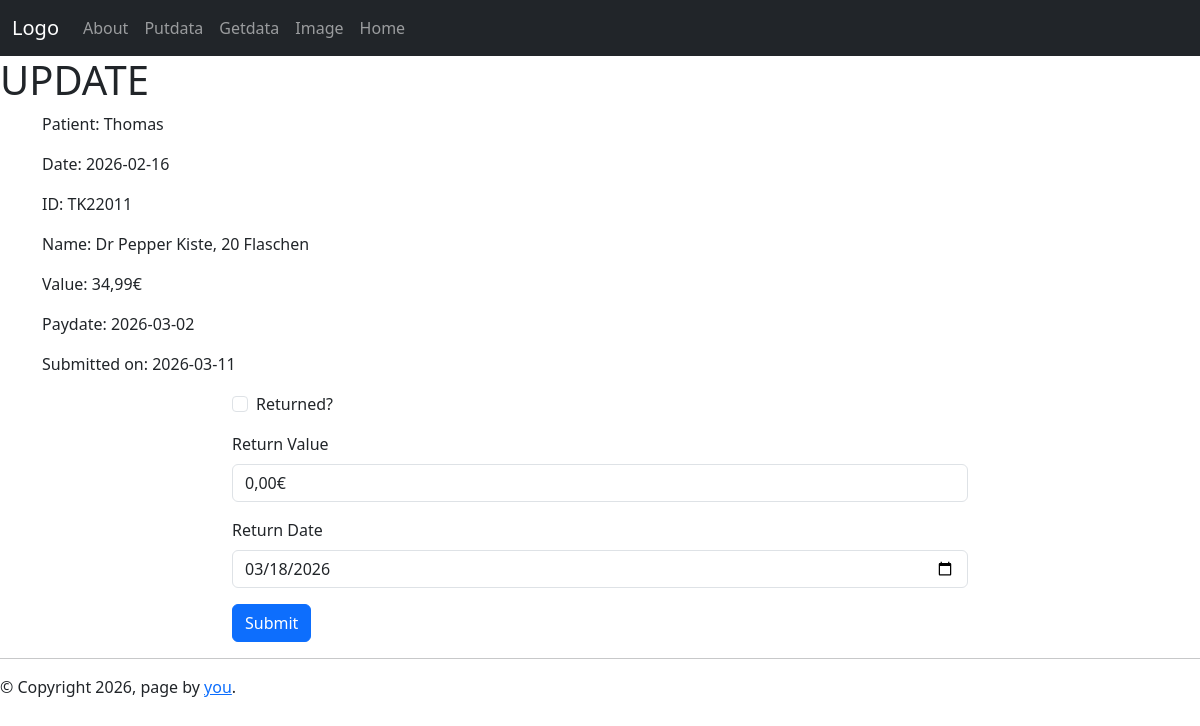
The page /getentry/1 on the database its author committed.
### app2.py (models this page shows, shortened)
class Invoices(db.Model):
    __tablename__ = 'invoices'
    N = db.Column(db.Integer, primary_key=True)
    HASH = db.Column(db.String)
    DATE = db.Column(db.String)
    ID = db.Column(db.String)
    NAME = db.Column(db.String)
    VALUE = db.Column(db.String)
    PAYDATE = db.Column(db.String)
    PATIENT = db.Column(db.String)
    SUBMITTED = db.Column(db.String)
    SUBDATE = db.Column(db.String)
    RETURNED = db.Column(db.String)
    RETVAL = db.Column(db.String)
    RETDATE = db.Column(db.String)

### app2.py (the view, shortened to what this page needs)
@app.route('/getentry/<thisN>', methods=['GET', 'POST'])
def getentry(thisN):
    invoice = db.session.execute(db.select(Invoices).filter_by(N=thisN)).scalar_one()
    message = ""
    if invoice.SUBMITTED == "0": # was already submitted, we present a slightly different form
        form = DataUpdateForm_all()
        if form.validate_on_submit():
            if 'is_submitted' in request.form: # boolean field is only part of return if checked! <stupid>
                is_submitted = "1"
            else:
                is_submited = "0"
            submit_date = request.form['submit_date']
            if 'is_returned' in request.form:
                is_returned = "1"
            else:
                is_returned = "0"
            payout_value = request.form['payout_value']
            payout_date = request.form['payout_date']
            db.session.execute(update(Invoices),[{"N": invoice.N,
                                                    "SUBMITTED": is_submitted,
                                                    "SUBDATE": submit_date,
                                                    "RETURNED": is_returned,
                                                    "RETVAL": payout_value,
                                                    "RETDATE": payout_date}])
            db.session.commit()
            message = "UPDATED!"
        return render_template("update.html", form=form, message=message, invoice=invoice)
    else:
        form = DataUpdateForm_returns()
        return render_template("update.html", form=form, message=message, invoice=invoice)

### app2.py
class DataUpdateForm_returns(FlaskForm):
    def_today = datetime.today()
    is_returned = BooleanField('Returned?')
    payout_value = StringField('Return Value', default="0,00€")
    payout_date = DateField('Return Date',
                         format="%Y-%m-%d",
                         default=def_today)
    submit = SubmitField('Submit')

### templates/update.html (shortened to what this page needs)
{% extends "baselayout.html" %}
{% from 'bootstrap5/form.html' import render_form %}
{% block content %}
<h1>UPDATE</h1>
{% if message %}
<p class="lead"><strong>{{ message }}</strong></p>
<p>Use Navbar!</p>
{% else %}
<div class="container">
  <p>Patient: {{ invoice.PATIENT }}</p>
  <p>Date: {{ invoice.DATE }}</p>
  <p>ID: {{ invoice.ID }}</p>
  <p>Name: {{ invoice.NAME }}</p>
  <p>Value: {{ invoice.VALUE }}</p>
  <p>Paydate: {{ invoice.PAYDATE }}</p>
  {% if invoice.SUBMITTED == "1" %}
  <p>Submitted on: {{ invoice.SUBDATE }}</p>
  {% endif %}
</div>
<div class="container">
  <div class="row">
    <div class="col-md-10 col-lg-8 mx-lg-auto mx-md-auto">
      {{ render_form(form) }}
    </div>
  </div>
</div>
{% endif %}
{% endblock %}

### rows shown on the page
Invoices: PATIENT "Thomas", DATE "2026-02-16", ID "TK22011", NAME "Dr Pepper Kiste, 20 Flaschen", VALUE "34,99€", PAYDATE "2026-03-02", SUBDATE "2026-03-11"
